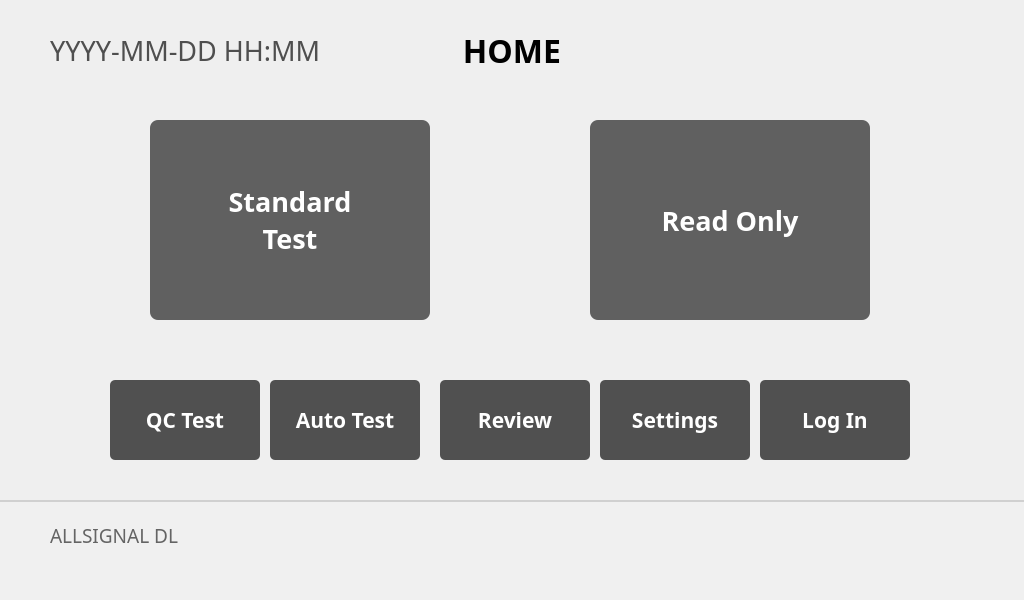
<?xml version="1.0" encoding="UTF-8"?>
<ui version="4.0">
 <class>HomeViewWindow</class>
 <widget class="QMainWindow" name="HomeViewWindow">
  <property name="geometry">
   <rect>
    <x>0</x>
    <y>0</y>
    <width>1024</width>
    <height>600</height>
   </rect>
  </property>
  <property name="palette">
   <palette>
    <active>
     <colorrole role="WindowText">
      <brush brushstyle="SolidPattern">
       <color alpha="255">
        <red>100</red>
        <green>100</green>
        <blue>100</blue>
       </color>
      </brush>
     </colorrole>
    </active>
    <inactive>
     <colorrole role="WindowText">
      <brush brushstyle="SolidPattern">
       <color alpha="255">
        <red>100</red>
        <green>100</green>
        <blue>100</blue>
       </color>
      </brush>
     </colorrole>
    </inactive>
    <disabled>
     <colorrole role="WindowText">
      <brush brushstyle="SolidPattern">
       <color alpha="255">
        <red>120</red>
        <green>120</green>
        <blue>120</blue>
       </color>
      </brush>
     </colorrole>
    </disabled>
   </palette>
  </property>
  <property name="font">
   <font>
    <pointsize>14</pointsize>
    <weight>75</weight>
    <bold>true</bold>
   </font>
  </property>
  <property name="windowTitle">
   <string notr="true">Home</string>
  </property>
  <property name="unifiedTitleAndToolBarOnMac">
   <bool>false</bool>
  </property>
  <widget class="QWidget" name="centralwidget">
   <widget class="QPushButton" name="pushButton_StandardTest">
    <property name="geometry">
     <rect>
      <x>150</x>
      <y>120</y>
      <width>280</width>
      <height>200</height>
     </rect>
    </property>
    <property name="font">
     <font>
      <family>Pretendard</family>
      <pointsize>20</pointsize>
      <weight>75</weight>
      <bold>true</bold>
     </font>
    </property>
    <property name="styleSheet">
     <string notr="true">QPushButton {
    background-color: #606060;
    color: white;
    border: none;
    border-radius: 8px;
}
QPushButton:hover {
    background-color: #707070;
}
QPushButton:pressed {
    background-color: #505050;
}</string>
    </property>
    <property name="text">
     <string>Standard
Test</string>
    </property>
   </widget>
   <widget class="QPushButton" name="pushButton_ReadOnly">
    <property name="geometry">
     <rect>
      <x>590</x>
      <y>120</y>
      <width>280</width>
      <height>200</height>
     </rect>
    </property>
    <property name="font">
     <font>
      <family>Pretendard</family>
      <pointsize>20</pointsize>
      <weight>75</weight>
      <bold>true</bold>
     </font>
    </property>
    <property name="styleSheet">
     <string notr="true">QPushButton {
    background-color: #606060;
    color: white;
    border: none;
    border-radius: 8px;
}
QPushButton:hover {
    background-color: #707070;
}
QPushButton:pressed {
    background-color: #505050;
}</string>
    </property>
    <property name="text">
     <string>Read Only</string>
    </property>
   </widget>
   <widget class="QPushButton" name="pushButton_QCTest">
    <property name="geometry">
     <rect>
      <x>110</x>
      <y>380</y>
      <width>150</width>
      <height>80</height>
     </rect>
    </property>
    <property name="font">
     <font>
      <family>Pretendard</family>
      <pointsize>16</pointsize>
      <weight>75</weight>
      <bold>true</bold>
     </font>
    </property>
    <property name="styleSheet">
     <string notr="true">QPushButton {
    background-color: #505050;
    color: white;
    border: none;
    border-radius: 5px;
}
QPushButton:hover {
    background-color: #606060;
}
QPushButton:pressed {
    background-color: #404040;
}</string>
    </property>
    <property name="text">
     <string>QC Test</string>
    </property>
   </widget>
   <widget class="QPushButton" name="pushButton_Review">
    <property name="geometry">
     <rect>
      <x>440</x>
      <y>380</y>
      <width>150</width>
      <height>80</height>
     </rect>
    </property>
    <property name="font">
     <font>
      <family>Pretendard</family>
      <pointsize>16</pointsize>
      <weight>75</weight>
      <bold>true</bold>
     </font>
    </property>
    <property name="styleSheet">
     <string notr="true">QPushButton {
    background-color: #505050;
    color: white;
    border: none;
    border-radius: 5px;
}
QPushButton:hover {
    background-color: #606060;
}
QPushButton:pressed {
    background-color: #404040;
}</string>
    </property>
    <property name="text">
     <string>Review</string>
    </property>
   </widget>
   <widget class="QPushButton" name="pushButton_Settings">
    <property name="geometry">
     <rect>
      <x>600</x>
      <y>380</y>
      <width>150</width>
      <height>80</height>
     </rect>
    </property>
    <property name="font">
     <font>
      <family>Pretendard</family>
      <pointsize>16</pointsize>
      <weight>75</weight>
      <bold>true</bold>
     </font>
    </property>
    <property name="styleSheet">
     <string notr="true">QPushButton {
    background-color: #505050;
    color: white;
    border: none;
    border-radius: 5px;
}
QPushButton:hover {
    background-color: #606060;
}
QPushButton:pressed {
    background-color: #404040;
}</string>
    </property>
    <property name="text">
     <string>Settings</string>
    </property>
   </widget>
   <widget class="QPushButton" name="pushButton_Statistics">
    <property name="geometry">
     <rect>
      <x>760</x>
      <y>380</y>
      <width>150</width>
      <height>80</height>
     </rect>
    </property>
    <property name="font">
     <font>
      <family>Pretendard</family>
      <pointsize>16</pointsize>
      <weight>75</weight>
      <bold>true</bold>
     </font>
    </property>
    <property name="styleSheet">
     <string notr="true">QPushButton {
    background-color: #505050;
    color: white;
    border: none;
    border-radius: 5px;
}
QPushButton:hover {
    background-color: #606060;
}
QPushButton:pressed {
    background-color: #404040;
}</string>
    </property>
    <property name="text">
     <string>Log In</string>
    </property>
   </widget>
   <widget class="QLabel" name="label_DateNClock">
    <property name="geometry">
     <rect>
      <x>50</x>
      <y>30</y>
      <width>300</width>
      <height>40</height>
     </rect>
    </property>
    <property name="palette">
     <palette>
      <active>
       <colorrole role="WindowText">
        <brush brushstyle="SolidPattern">
         <color alpha="255">
          <red>79</red>
          <green>79</green>
          <blue>79</blue>
         </color>
        </brush>
       </colorrole>
      </active>
      <inactive>
       <colorrole role="WindowText">
        <brush brushstyle="SolidPattern">
         <color alpha="255">
          <red>79</red>
          <green>79</green>
          <blue>79</blue>
         </color>
        </brush>
       </colorrole>
      </inactive>
      <disabled>
       <colorrole role="WindowText">
        <brush brushstyle="SolidPattern">
         <color alpha="255">
          <red>120</red>
          <green>120</green>
          <blue>120</blue>
         </color>
        </brush>
       </colorrole>
      </disabled>
     </palette>
    </property>
    <property name="font">
     <font>
      <family>Pretendard</family>
      <pointsize>20</pointsize>
      <weight>50</weight>
      <bold>false</bold>
     </font>
    </property>
    <property name="text">
     <string>YYYY-MM-DD HH:MM</string>
    </property>
    <property name="alignment">
     <set>Qt::AlignLeading|Qt::AlignLeft|Qt::AlignVCenter</set>
    </property>
   </widget>
   <widget class="QLabel" name="label">
    <property name="geometry">
     <rect>
      <x>412</x>
      <y>30</y>
      <width>200</width>
      <height>40</height>
     </rect>
    </property>
    <property name="palette">
     <palette>
      <active>
       <colorrole role="WindowText">
        <brush brushstyle="SolidPattern">
         <color alpha="255">
          <red>0</red>
          <green>0</green>
          <blue>0</blue>
         </color>
        </brush>
       </colorrole>
      </active>
      <inactive>
       <colorrole role="WindowText">
        <brush brushstyle="SolidPattern">
         <color alpha="255">
          <red>0</red>
          <green>0</green>
          <blue>0</blue>
         </color>
        </brush>
       </colorrole>
      </inactive>
      <disabled>
       <colorrole role="WindowText">
        <brush brushstyle="SolidPattern">
         <color alpha="255">
          <red>120</red>
          <green>120</green>
          <blue>120</blue>
         </color>
        </brush>
       </colorrole>
      </disabled>
     </palette>
    </property>
    <property name="font">
     <font>
      <family>Pretendard</family>
      <pointsize>24</pointsize>
      <weight>75</weight>
      <bold>true</bold>
     </font>
    </property>
    <property name="text">
     <string>HOME</string>
    </property>
    <property name="alignment">
     <set>Qt::AlignCenter</set>
    </property>
   </widget>
   <widget class="QLabel" name="label_BatteryGuage">
    <property name="geometry">
     <rect>
      <x>1067</x>
      <y>30</y>
      <width>80</width>
      <height>40</height>
     </rect>
    </property>
    <property name="text">
     <string/>
    </property>
    <property name="pixmap">
     <pixmap>../image/Icon/Battery_Icon-050.png</pixmap>
    </property>
    <property name="scaledContents">
     <bool>true</bool>
    </property>
   </widget>
   <widget class="QLabel" name="label_BatteryGuageTxt">
    <property name="geometry">
     <rect>
      <x>1030</x>
      <y>30</y>
      <width>150</width>
      <height>40</height>
     </rect>
    </property>
    <property name="palette">
     <palette>
      <active>
       <colorrole role="WindowText">
        <brush brushstyle="SolidPattern">
         <color alpha="255">
          <red>0</red>
          <green>0</green>
          <blue>0</blue>
         </color>
        </brush>
       </colorrole>
      </active>
      <inactive>
       <colorrole role="WindowText">
        <brush brushstyle="SolidPattern">
         <color alpha="255">
          <red>0</red>
          <green>0</green>
          <blue>0</blue>
         </color>
        </brush>
       </colorrole>
      </inactive>
      <disabled>
       <colorrole role="WindowText">
        <brush brushstyle="SolidPattern">
         <color alpha="255">
          <red>120</red>
          <green>120</green>
          <blue>120</blue>
         </color>
        </brush>
       </colorrole>
      </disabled>
     </palette>
    </property>
    <property name="font">
     <font>
      <family>.AppleSystemUIFont</family>
      <pointsize>14</pointsize>
      <weight>75</weight>
      <bold>true</bold>
     </font>
    </property>
    <property name="text">
     <string>Checking</string>
    </property>
    <property name="alignment">
     <set>Qt::AlignCenter</set>
    </property>
   </widget>
   <widget class="QLabel" name="label_status_bar">
    <property name="geometry">
     <rect>
      <x>0</x>
      <y>500</y>
      <width>1024</width>
      <height>100</height>
     </rect>
    </property>
    <property name="styleSheet">
     <string notr="true">QLabel {
    background-color: #f0f0f0;
    border-top: 2px solid #d0d0d0;
}</string>
    </property>
    <property name="text">
     <string/>
    </property>
   </widget>
   <widget class="QLabel" name="label_device_info">
    <property name="geometry">
     <rect>
      <x>50</x>
      <y>520</y>
      <width>400</width>
      <height>30</height>
     </rect>
    </property>
    <property name="font">
     <font>
      <family>Pretendard</family>
      <pointsize>14</pointsize>
      <weight>50</weight>
      <bold>false</bold>
     </font>
    </property>
    <property name="text">
     <string>ALLSIGNAL DL</string>
    </property>
    <property name="alignment">
     <set>Qt::AlignLeading|Qt::AlignLeft|Qt::AlignVCenter</set>
    </property>
   </widget>
   <widget class="QPushButton" name="pushButton_AutoTest">
    <property name="geometry">
     <rect>
      <x>270</x>
      <y>380</y>
      <width>150</width>
      <height>80</height>
     </rect>
    </property>
    <property name="font">
     <font>
      <family>Pretendard</family>
      <pointsize>16</pointsize>
      <weight>75</weight>
      <bold>true</bold>
     </font>
    </property>
    <property name="styleSheet">
     <string notr="true">QPushButton {
    background-color: #505050;
    color: white;
    border: none;
    border-radius: 5px;
}
QPushButton:hover {
    background-color: #606060;
}
QPushButton:pressed {
    background-color: #404040;
}</string>
    </property>
    <property name="text">
     <string>Auto Test</string>
    </property>
   </widget>
  </widget>
 </widget>
 <resources/>
 <connections/>
</ui>
